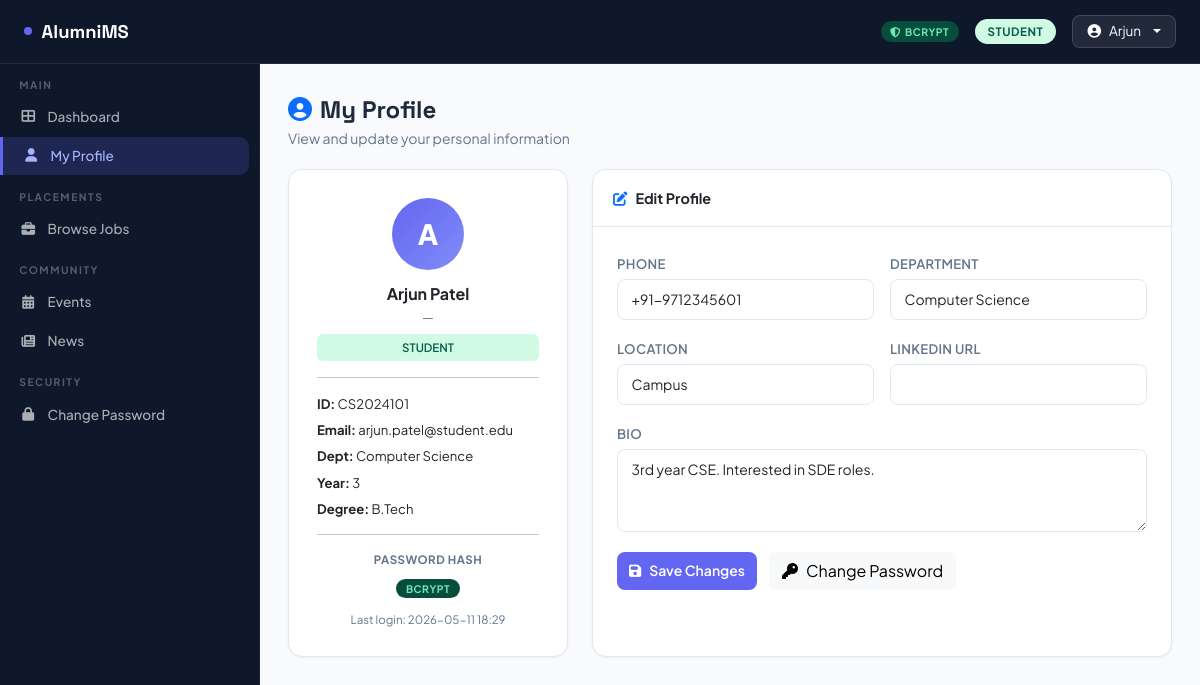
Screenshot of /profile (signed in) with the database file from the repository.
### tables this page shows
CREATE TABLE users (
            id              INTEGER PRIMARY KEY AUTOINCREMENT,
            role            TEXT NOT NULL CHECK(role IN ('admin','alumni','student')),
            student_id      TEXT UNIQUE,
            full_name       TEXT NOT NULL,
            email           TEXT UNIQUE NOT NULL,
            phone           TEXT,
            department      TEXT,
            graduation_year INTEGER,
            current_year    INTEGER,
            degree          TEXT,
            company         TEXT,
            job_title       TEXT,
            location        TEXT,
            linkedin        TEXT,
            bio             TEXT,
            password_hash   TEXT NOT NULL,
            password_salt   TEXT NOT NULL,
            hash_method     TEXT NOT NULL DEFAULT 'bcrypt',
            is_active       INTEGER DEFAULT 1,
            created_at      TEXT DEFAULT CURRENT_TIMESTAMP,
            last_login      TEXT,
            login_attempts  INTEGER DEFAULT 0,
            locked_until    TEXT
        );

### app.py (the view, shortened to what this page needs)
@app.route('/profile', methods=['GET','POST'])
@login_required
def profile():
    db  = get_db()
    uid = session['user_id']
    user = db.execute('SELECT * FROM users WHERE id=?',(uid,)).fetchone()
    return render_template('profile.html', user=user)

### app.py (called while the page is built)
def get_db():
    conn = sqlite3.connect(DATABASE)
    conn.row_factory = sqlite3.Row
    return conn

def login_required(f):
    @wraps(f)
    def wrap(*a,**k):
        if 'user_id' not in session:
            flash('Please log in first.','warning')
            return redirect(url_for('login'))
        return f(*a,**k)
    return wrap

### templates/profile.html (shortened to what this page needs)
{% extends 'base.html' %}
{% block content %}
<div style="margin-bottom:1.25rem;">
  <h4 style="font-family:'Space Grotesk',sans-serif;font-weight:800;margin-bottom:.2rem;"><i class="fas fa-user-circle me-2 text-primary"></i>My Profile</h4>
  <p style="color:var(--muted);font-size:.875rem;">View and update your personal information</p>
</div>
<div style="display:grid;grid-template-columns:280px 1fr;gap:1.5rem;max-width:960px;">
  <div class="card" style="text-align:center;padding:1.75rem;height:fit-content;">
    <div style="width:72px;height:72px;border-radius:50%;background:linear-gradient(135deg,#6366f1,#818cf8);display:flex;align-items:center;justify-content:center;margin:0 auto .85rem;font-size:1.75rem;color:#fff;font-weight:800;">
      {{ user['full_name'][0] }}
    </div>
    <h6 style="font-weight:700;margin-bottom:.25rem;">{{ user['full_name'] }}</h6>
    <div style="color:var(--muted);font-size:.82rem;margin-bottom:.5rem;">{{ user['job_title'] or '—' }}</div>
    <span class="badge-role-{{ user['role'] }}">{{ user['role'].upper() }}</span>
    <hr>
    <div style="text-align:left;font-size:.82rem;display:flex;flex-direction:column;gap:.4rem;">
      <div><strong>ID:</strong> {{ user['student_id'] or '—' }}</div>
      <div><strong>Email:</strong> {{ user['email'] }}</div>
      <div><strong>Dept:</strong> {{ user['department'] or '—' }}</div>
      {% if user['role']=='alumni' %}
      <div><strong>Batch:</strong> {{ user['graduation_year'] or '—' }}</div>
      <div><strong>Company:</strong> {{ user['company'] or '—' }}</div>
      {% elif user['role']=='student' %}
      <div><strong>Year:</strong> {{ user['current_year'] or '—' }}</div>
      {% endif %}
      <div><strong>Degree:</strong> {{ user['degree'] or '—' }}</div>
    </div>
    <hr>
    <div>
      <div style="font-size:.72rem;color:var(--muted);text-transform:uppercase;font-weight:700;letter-spacing:.5px;margin-bottom:.4rem;">Password Hash</div>
      <span class="hash-badge hb-{{ user['hash_method'] }}">{{ user['hash_method'].upper() }}</span>
    </div>
    {% if user['last_login'] %}
    <div style="margin-top:.75rem;font-size:.72rem;color:var(--muted);">Last login: {{ user['last_login'][:16] }}</div>
    {% endif %}
  </div>
  <div class="card">
    <div class="card-header"><span style="font-weight:700;font-size:.9rem;"><i class="fas fa-edit me-2 text-primary"></i>Edit Profile</span></div>
    <div class="card-body" style="padding:1.5rem;">
      <form method="POST">
        <div class="row g-3">
          <div class="col-md-6">
            <label class="form-label">Phone</label>
            <input type="text" name="phone" class="form-control" value="{{ user['phone'] or '' }}">
          </div>
          <div class="col-md-6">
            <label class="form-label">Department</label>
            <input type="text" name="department" class="form-control" value="{{ user['department'] or '' }}">
          </div>
          <div class="col-md-6">
            <label class="form-label">Location</label>
            <input type="text" name="location" class="form-control" value="{{ user['location'] or '' }}">
          </div>
          <div class="col-md-6">
            <label class="form-label">LinkedIn URL</label>
            <input type="text" name="linkedin" class="form-control" value="{{ user['linkedin'] or '' }}">
          </div>
          <div class="col-12">
            <label class="form-label">Bio</label>
            <textarea name="bio" class="form-control" rows="3">{{ user['bio'] or '' }}</textarea>
          </div>
        </div>
        <div style="margin-top:1.25rem;display:flex;gap:.75rem;">
          <button type="submit" class="btn btn-primary"><i class="fas fa-save me-2"></i>Save Changes</button>
          <a href="{{ url_for('change_password') }}" class="btn btn-light"><i class="fas fa-key me-2"></i>Change Password</a>
        </div>
      </form>
    </div>
  </div>
</div>
{% endblock %}

### templates/base.html (shortened to what this page needs)
<!DOCTYPE html>
<html lang="en">
<head>
<link href="https://cdnjs.cloudflare.com/ajax/libs/bootstrap/5.3.2/css/bootstrap.min.css" rel="stylesheet">
<link href="https://cdnjs.cloudflare.com/ajax/libs/font-awesome/6.5.0/css/all.min.css" rel="stylesheet">
</head>
<body>
{% if session.user_id %}
<header class="topbar">
  <a href="{{ url_for('dashboard') }}" class="topbar-brand">
    <div class="dot"></div>AlumniMS
  </a>
  <div class="topbar-right">
    {% if session.hash_method %}
    <span class="hash-badge hb-{{ session.hash_method }}">
      <i class="fas fa-shield-alt me-1"></i>{{ session.hash_method.upper() }}
    </span>
    {% endif %}
    <span class="role-pill role-{{ session.role }}">{{ session.role }}</span>
    <div class="dropdown">
      <button class="dropdown-toggle" data-bs-toggle="dropdown">
        <i class="fas fa-user-circle"></i>{{ session.full_name.split()[0] }}
      </button>
    </div>
  </div>
</header>
<nav class="sidebar">
  <div class="sidebar-section">Main</div>
  <a class="nav-link {% if request.endpoint=='dashboard' %}active{% endif %}" href="{{ url_for('dashboard') }}">
    <i class="fas fa-th-large"></i>Dashboard
  </a>
  <a class="nav-link {% if request.endpoint=='profile' %}active{% endif %}" href="{{ url_for('profile') }}">
    <i class="fas fa-user"></i>My Profile
  </a>
  {% if session.role in ['alumni','student','admin'] %}
  <div class="sidebar-section">Placements</div>
  <a class="nav-link {% if request.endpoint=='placements' %}active{% endif %}" href="{{ url_for('placements') }}">
    <i class="fas fa-briefcase"></i>Browse Jobs
  </a>
  {% endif %}
  <div class="sidebar-section">Community</div>
  <a class="nav-link {% if request.endpoint=='events' %}active{% endif %}" href="{{ url_for('events') }}">
    <i class="fas fa-calendar-alt"></i>Events
  </a>
  <a class="nav-link {% if request.endpoint=='news' %}active{% endif %}" href="{{ url_for('news') }}">
    <i class="fas fa-newspaper"></i>News
  </a>
  <div class="sidebar-section">Security</div>
  <a class="nav-link {% if request.endpoint=='change_password' %}active{% endif %}" href="{{ url_for('change_password') }}">
    <i class="fas fa-lock"></i>Change Password
  </a>
</nav>
<main class="main">
  {% block content %}{% endblock %}
</main>
{% endif %}
</body>
</html>

### templates/base.html (style rules this page uses)
:root { --primary:#0f172a; --accent:#6366f1; --accent2:#818cf8; --success:#10b981; --warning:#f59e0b; --danger:#ef4444; --sidebar:260px; --topbar:64px; --bg:#f8fafc; --card:#ffffff; --border:#e2e8f0; --text:#1e293b; --muted:#64748b; }
* { box-sizing:border-box; margin:0; padding:0; }
body { font-family:'Plus Jakarta Sans',sans-serif; background:var(--bg); color:var(--text); min-height:100vh; scroll-padding-top:calc(var(--topbar) + 1rem); }
.topbar { position:fixed; top:0; left:0; right:0; height:var(--topbar); z-index:1000; background:var(--primary); display:flex; align-items:center; padding:0 1.5rem; border-bottom:1px solid rgba(255,255,255,.08); }
.topbar-brand { color:#fff; font-family:'Space Grotesk',sans-serif; font-weight:700; font-size:1.15rem; display:flex; align-items:center; gap:.6rem; text-decoration:none; }
.topbar-brand .dot { width:8px;height:8px;border-radius:50%;background:var(--accent); }
.topbar-right { margin-left:auto; display:flex; align-items:center; gap:1rem; }
.role-pill { padding:.25rem .8rem; border-radius:999px; font-size:.72rem; font-weight:700; letter-spacing:.5px; text-transform:uppercase; }
.role-student { background:#d1fae5; color:#065f46; }
.topbar .dropdown-toggle { background:rgba(255,255,255,.08); border:1px solid rgba(255,255,255,.15); color:#fff; padding:.35rem .9rem; border-radius:8px; font-size:.85rem; display:flex; align-items:center; gap:.5rem; }
.hash-badge { padding:.2rem .6rem; border-radius:999px; font-size:.65rem; font-weight:700; letter-spacing:.5px; text-transform:uppercase; }
.hb-bcrypt { background:#064e3b; color:#6ee7b7; }
.sidebar { position:fixed; top:var(--topbar); left:0; bottom:0; width:var(--sidebar); background:var(--primary); overflow-y:auto; z-index:900; border-right:1px solid rgba(255,255,255,.06); }
.sidebar-section { color:rgba(255,255,255,.3); font-size:.65rem; font-weight:700; letter-spacing:1.5px; text-transform:uppercase; padding:.8rem 1.2rem .3rem; }
.sidebar .nav-link { color:rgba(255,255,255,.65); padding:.55rem 1.2rem; border-radius:0 10px 10px 0; margin:1px 10px 1px 0; font-size:.85rem; font-weight:500; display:flex; align-items:center; gap:.65rem; transition:.15s; text-decoration:none; }
.sidebar .nav-link:hover,.sidebar .nav-link.active { background:rgba(99,102,241,.2); color:#a5b4fc; }
.sidebar .nav-link.active { border-left:3px solid var(--accent); }
.sidebar .nav-link i { width:18px; text-align:center; font-size:.85rem; }
.main { margin-left:var(--sidebar); padding-top:calc(var(--topbar) + 2rem); padding-bottom:2rem; padding-left:1.75rem; padding-right:1.75rem; }
.card { background:var(--card); border:1px solid var(--border); border-radius:14px; box-shadow:0 1px 3px rgba(0,0,0,.05); }
.card-header { background:transparent; border-bottom:1px solid var(--border); padding:1rem 1.25rem; }
.badge-role-student { background:#d1fae5;color:#065f46;font-size:.72rem;padding:.3rem .6rem;border-radius:6px;font-weight:600; }
.form-control,.form-select { border:1px solid var(--border);border-radius:8px;font-size:.875rem;padding:.55rem .85rem; }
.form-label { font-weight:600; font-size:.82rem; color:var(--muted); margin-bottom:.35rem; text-transform:uppercase; letter-spacing:.3px; }
.btn-primary { background:var(--accent);border:none;border-radius:8px;font-weight:600;font-size:.875rem; }

### rows the page displays
users: hash_method "BCRYPT", role "STUDENT", full_name "A", full_name "Arjun Patel", student "CS2024101", email "arjun.patel@student.edu", department "Computer Science", current_year "3", degree "B.Tech", last_login "2026-05-11 18:29", phone "+91-9712345601", location "Campus", bio "3rd year CSE. Interested in SDE roles."

### other values shown
{{ session.full_name.split()[0] }} "Arjun"
{{ user['job_title'] or '—' }} "—"
